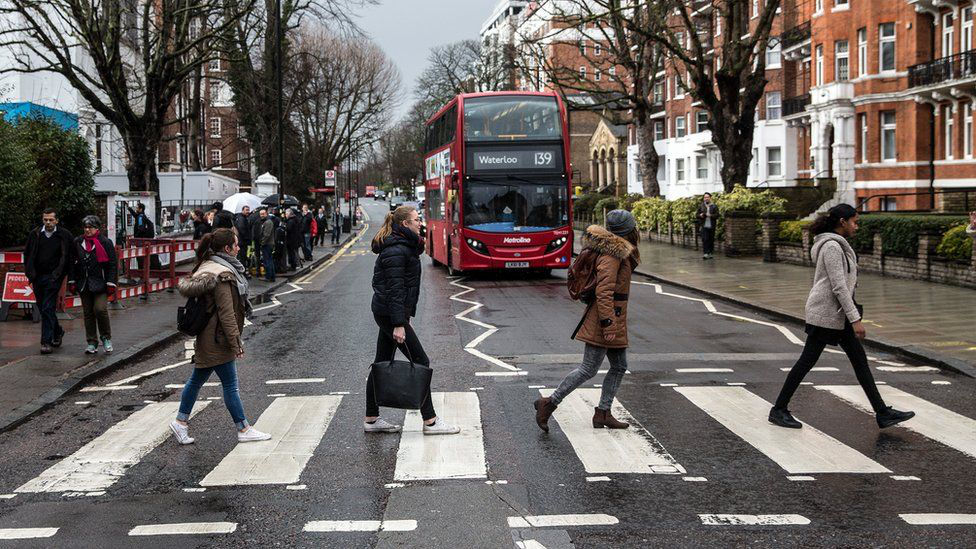
#> input picture 2_image_augmentation/polygon_image.png, 976 x 549 px
$ jupyter execute --allow-errors ImageAugmentation_with_polygons.ipynb
#> lines starting #> are read from the running program, lines starting #| are printed output that depends on the picture
### 2_image_augmentation/utils.py
import numpy as np
from PIL import Image
import random
from scipy import ndarray, ndimage
import skimage.io as io
import skimage as sk
from skimage import transform
from skimage import util
import cv2
import shutil
import os
import json
from PIL import ImageDraw
from IPython.display import display
import glob
import time
import threading
import traceback
import matplotlib.pyplot as plt
import copy


# [91 lines left out: functions display, rotate, brightness, make_mask, get_polygons_from_mask, not called in this run]


def parse_via_json(json_file_path, images_dir_path):
    '''
    Description:
        Parse your json which you made from VIA-Image-Annotator. Converting your annotation to the format
        which mrcnn support

    Input:
        json_file_path  (str) : Path of the json file
        images_dir_path (str) : Path of the Images Directory

    Output:
        images (dict) : Dictionary includes all of the images and their annotations respectively

    '''

    # Load json
    labels = json.load(open(json_file_path))['_via_img_metadata']

    # Seperating Keys
    keys = list(labels.keys())

    # Creating Images list seperately
    images = dict()

    # Taking key from the keys (labels)
    for key in keys:

        # Getting regions
        regions = labels[key]["regions"]

        # Getting image name
        image_name = labels[key]['filename']

        # Creating annotations
        annotations = dict()

        # Converting regions to mrcnn format
        for region in regions:
            try:
                # Getting x points
                x = region['shape_attributes']['all_points_x']

                # Getting y points
                y = region['shape_attributes']['all_points_y']

                # Getting the label names
                region_name = list(region['region_attributes']['class'].keys())[0]

                # Checking if label already exists (It means it another object belong to same class)
                if region_name not in annotations:
                    annotations[region_name] = [list(zip(x,y))]
                else:
                    annotations[region_name].append(list(zip(x,y)))

            except:
                traceback.print_exc()
                pass

        # Summing up all the annotations
        images[images_dir_path + image_name] = annotations

    # Return
    return images


class Augmentation:
    '''
        Doing all the work in multiprocessing


    '''

    # [25 lines left out: function __init__, not called in this run]


    def __del__(self):
        self.pool.close()
        self.pool.join()


    # [183 lines left out: functions callback, err, run, augment_image, save_mrcnn_labels, not called in this run]

### 2_image_augmentation/ImageAugmentation_with_polygons.ipynb
# Image augmentaion:

this notebook helps your to augment your annotations.
    1. Rotate (0 - 360)
    2. Add sharpness (random)
    3. Add brightness (random)

[cell 1]
from time import sleep
from utils import *

# Directory in which images exists
DIR_PATH = "/media/sohaib/additional_/DataScience/Upwork_orders/people_walk_in_zebra_crossing/Mask---RCNN-Polygons-/data/zebra_crossing_and_footprints/"

# Json File Path
doc_labels = "/media/sohaib/additional_/DataScience/Upwork_orders/people_walk_in_zebra_crossing/Mask---RCNN-Polygons-/data/zebra_crossing_and_footprints/annotation1.json"

# Rotation angle degree (Rotate image at angle)
degrees = 360

# Parsing Json
#> (the rest of this cell did not finish here and is left out)

# Validation of Augmentation

Validating Images are augmentated right or not

[cell 2]
import random

# Path of augmented train path
base_path = f'{doc_labels.rsplit("/",1)[0]}/train/'
json_file_path = f"{base_path}/via_region_data.json"
#> (the rest of this cell did not finish here and is left out)

[cell 3]
import math
from PIL import Image, ImageDraw
from PIL import ImagePath
from PIL import Image
import matplotlib.pyplot as plt
from math import sin, cos, radians
import requests
from io import BytesIO

def rotatePolygon(polygon, degrees, height, width):
    """
    Description:

        Rotate polygon the given angle about its center.

    Input:
        polygon (list of tuples)  : list of tuples with (x,y) cordinates
                                    e.g [(1,2), (2,3), (4,5)]

        degrees int               : Rotation Degrees

    Output:

        polygon (list of tuples)  : Polygon rotated on angle(degrees)
                                e.g [(1,2), (2,3), (4,5)]

    """
    # Convert angle to radians
    theta = radians(degrees)

    # Getting sin and cos with respect to theta
    cosang, sinang = cos(theta), sin(theta)

    # find center point of Polygon to use as pivot
    y, x = [i for i in zip(*polygon)]

    # find center point of Polygon to use as pivot

    cx = width / 2
    cy = height / 2

    # Rotating every point
    new_points = []
    for x, y in zip(x, y):
        tx, ty = x-cx, y-cy
        new_x = (tx*cosang + ty*sinang) + cx
        new_y = (-tx*sinang + ty*cosang) + cy
        new_points.append((new_y, new_x))
    return new_points


# Polygon
xy = [(85, 384), (943, 374), (969, 474), (967, 527), (12, 540), (7, 490)]
degrees = 270


# Getting Image from URL
try:
    img = Image.open("polygon_image.png")
#> img is the input picture: PIL image 976x549 RGB; mean R, G, B 105.8, 99.5, 96.1
except:
    url = "https://github.com/SohaibAnwaar/Mask---RCNN-Polygons-/blob/main/2_image_augmentation/extras/problamatic_image.jpg?raw=true"
    response = requests.get(url)
    img = Image.open(BytesIO(response.content))
    img.save("polygon_image.png")


# Rotating Image
rotated_image = img.rotate(degrees,expand = False)
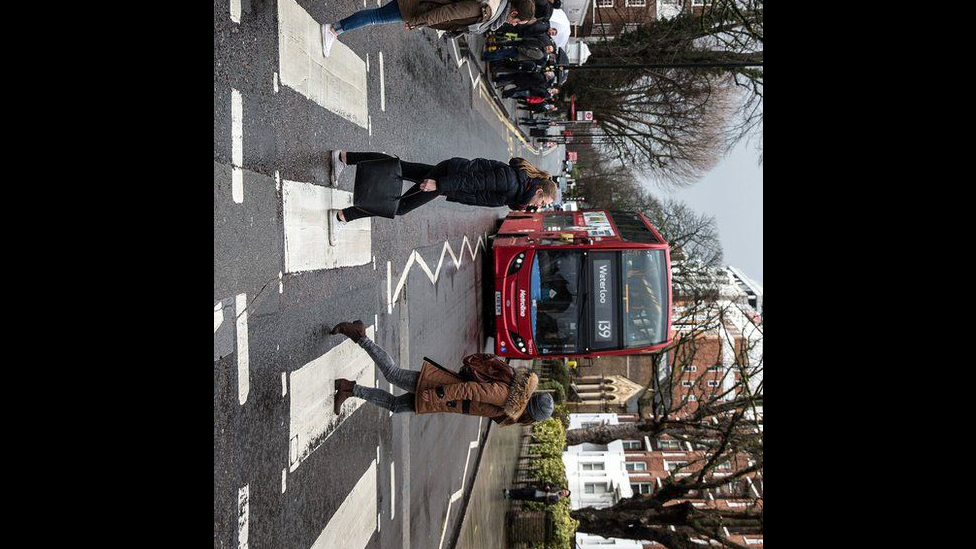
#> rotated_image: PIL image 976x549 RGB; mean R, G, B 61.8, 59.1, 58.1
h, w = img.size
#> h = 976; w = 549

print("NotRotated", xy)
rotated_xy = rotatePolygon(xy, 360 - (degrees), h, w)


# Ploting Rotated Image
img1 = ImageDraw.Draw(rotated_image)
img1.polygon(rotated_xy, fill ="#FFF000", outline ="blue")


# Ploting Straight Image
img1 = ImageDraw.Draw(img)
img1.polygon(xy, fill ="#FFF000", outline ="blue")

plt.imshow(rotated_image)
#> (this line was passed over: IPython is not available in this run)
plt.show()


plt.imshow(img)
#> (this line was passed over: IPython is not available in this run)
plt.show()
